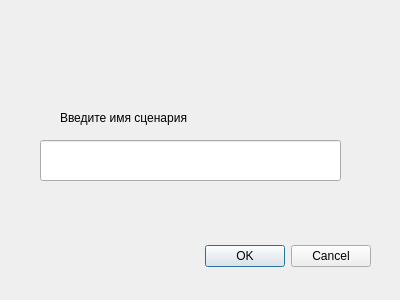
<?xml version="1.0" encoding="UTF-8"?>
<ui version="4.0">
 <class>AdminScenariesDialog</class>
 <widget class="QDialog" name="AdminScenariesDialog">
  <property name="geometry">
   <rect>
    <x>0</x>
    <y>0</y>
    <width>400</width>
    <height>300</height>
   </rect>
  </property>
  <property name="windowTitle">
   <string>Dialog</string>
  </property>
  <widget class="QDialogButtonBox" name="buttonBox">
   <property name="geometry">
    <rect>
     <x>30</x>
     <y>240</y>
     <width>341</width>
     <height>32</height>
    </rect>
   </property>
   <property name="orientation">
    <enum>Qt::Horizontal</enum>
   </property>
   <property name="standardButtons">
    <set>QDialogButtonBox::Cancel|QDialogButtonBox::Ok</set>
   </property>
  </widget>
  <widget class="QLineEdit" name="lineEdit">
   <property name="geometry">
    <rect>
     <x>40</x>
     <y>140</y>
     <width>301</width>
     <height>41</height>
    </rect>
   </property>
  </widget>
  <widget class="QLabel" name="label">
   <property name="geometry">
    <rect>
     <x>60</x>
     <y>110</y>
     <width>261</width>
     <height>16</height>
    </rect>
   </property>
   <property name="text">
    <string>Введите имя сценария</string>
   </property>
  </widget>
 </widget>
 <resources/>
 <connections>
  <connection>
   <sender>buttonBox</sender>
   <signal>accepted()</signal>
   <receiver>AdminScenariesDialog</receiver>
   <slot>accept()</slot>
   <hints>
    <hint type="sourcelabel">
     <x>248</x>
     <y>254</y>
    </hint>
    <hint type="destinationlabel">
     <x>157</x>
     <y>274</y>
    </hint>
   </hints>
  </connection>
  <connection>
   <sender>buttonBox</sender>
   <signal>rejected()</signal>
   <receiver>AdminScenariesDialog</receiver>
   <slot>reject()</slot>
   <hints>
    <hint type="sourcelabel">
     <x>316</x>
     <y>260</y>
    </hint>
    <hint type="destinationlabel">
     <x>286</x>
     <y>274</y>
    </hint>
   </hints>
  </connection>
 </connections>
</ui>
